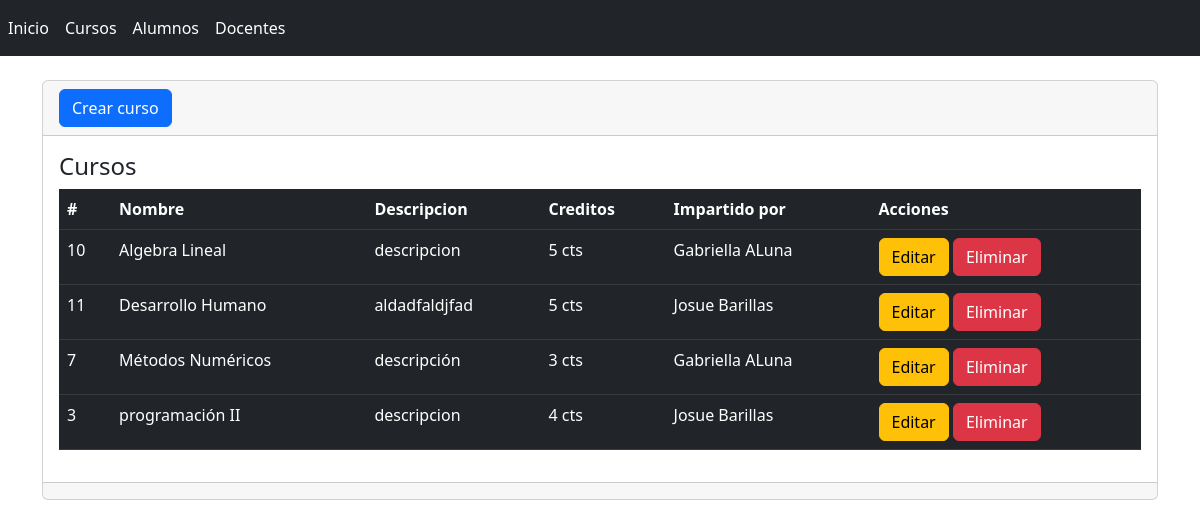
Page /cursos on the committed database.
### universidad/models.py (models this page shows, shortened)
class Curso(models.Model):
    id = models.AutoField(primary_key=True)#id auto_increment
    nombre= models.CharField(max_length=255,verbose_name="Nombre")#campo de texto
    descripcion= models.TextField(null=False,verbose_name="Descripcion")
    creditos= models.PositiveSmallIntegerField(null=True,verbose_name="Creditos")
    docente= models.ForeignKey(Docente,null=True,blank=True,on_delete=models.CASCADE,verbose_name="Docente")
    class Meta:
        verbose_name='Curso'
        verbose_name_plural='Cursos'
        db_table='tbl_cursos'
        ordering=['nombre']

### docente/models.py (models this page shows, shortened)
class Docente(models.Model):
    id = models.AutoField(primary_key=True)#id auto_increment
    nombres= models.CharField(max_length=255,verbose_name="Nombres")#campo de texto
    apellidos= models.TextField(null=False,verbose_name="Apellidos")
    fecha_nacimiento=models.DateField(null=True,verbose_name="Fecha nacimiento")
    def __str__(self):
        fila= self.nombres+" "+self.apellidos
        return fila
    class Meta:
        verbose_name='Docente'
        verbose_name_plural='Docentes'
        db_table='tbl_docentes'
        ordering=['apellidos','-nombres']

### universidad/views.py (the view)
# urls.py: path('cursos',views.cursos,name='cursos'),
def cursos(request):
    cursos=Curso.objects.all()#se consulta los cursos
    return render(request, 'cursos/index.html',{'cursos': cursos})#nombre y valor

### universidad/templates/cursos/index.html (shortened to what this page needs)
{% extends "base.html" %}
{% block contenido %}
<div class="card">
    <div class="card-header">
        <a name="" id="" class="btn btn-primary" href="{% url 'crearCurso' %}" role="button">Crear curso</a>
    </div>
    <div class="card-body">
        <h4 class="card-title">Cursos</h4>
        <div class="table-responsive">
            <table class="table table-dark">
                <thead>
                    <tr>
                        <th scope="col">#</th>
                        <th scope="col">Nombre</th>
                        <th scope="col">Descripcion</th>
                        <th scope="col">Creditos</th>
                        <th scope="col">Impartido por</th>
                        <th scope="col">Acciones</th>
                    </tr>
                </thead>
                <tbody>
                    {% for curso in cursos %}
                    <tr>
                        <td>{{ curso.id }}</td>
                        <td>{{ curso.nombre }}</td>
                        <td>{{ curso.descripcion }}</td>
                        <td>{{ curso.creditos }} cts</td>
                        <td>{{ curso.docente }}</td>
                        <td>
                            <a name="" id="" class="btn btn-warning" href="{% url 'editarCurso' curso.id %}" role="button">Editar</a>
                            <a name="" id="" class="btn btn-danger" href="{% url 'eliminarCurso' curso.id %}" role="button">Eliminar</a>
                        </td>
                    </tr>
                    {% endfor %}
                </tbody>
            </table>
        </div>
    </div>
    <div class="card-footer text-muted">
    </div>
</div>
{% endblock %}

### rows in the picture
Curso: id "10", nombre "Algebra Lineal", descripcion "descripcion", creditos "5", docente "Gabriella ALuna"
Curso: id "11", nombre "Desarrollo Humano", descripcion "aldadfaldjfad", creditos "5", docente "Josue Barillas"
Curso: id "7", nombre "Métodos Numéricos", descripcion "descripción", creditos "3", docente "Gabriella ALuna"
Curso: id "3", nombre "programación II", descripcion "descripcion", creditos "4", docente "Josue Barillas"
